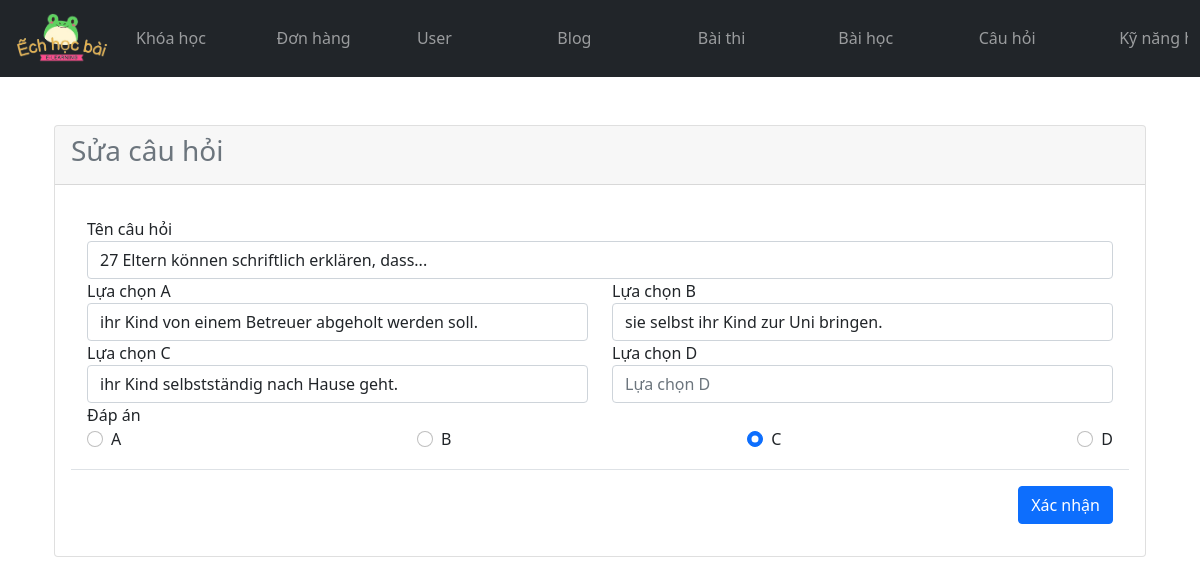
Screenshot of /admin_update_question.php?id=1 with the database file from the repository.
### tables this page shows
CREATE TABLE `cauhoi` (
  `id` int(10) UNSIGNED NOT NULL,
  `name` varchar(255) NOT NULL,
  `answer_a` varchar(255) NOT NULL,
  `answer_b` varchar(255) NOT NULL,
  `answer_c` varchar(255) DEFAULT NULL,
  `answer_d` varchar(255) DEFAULT NULL,
  `answer` varchar(10) NOT NULL,
  `created_at` timestamp NULL DEFAULT NULL,
  `updated_at` timestamp NULL DEFAULT NULL
);

### admin_update_question.php (the view, shortened to what this page needs)
<?php
@include 'config.php';
$id = isset($_GET['id']) ? intval($_GET['id']) : 0;
$result = mysqli_query($conn,'SELECT * FROM cauhoi WHERE id = '.$id);
$row = mysqli_fetch_assoc($result);
?>
<!DOCTYPE html>
<html lang="en">
<head>
    <link rel="stylesheet" href="https://cdnjs.cloudflare.com/ajax/libs/font-awesome/6.5.1/css/all.min.css" />
    <link href="https://cdn.jsdelivr.net/npm/bootstrap@5.0.2/dist/css/bootstrap.min.css" rel="stylesheet">
    <link rel="stylesheet" href="./public/css/admin.css">
    <link href="https://cdn.jsdelivr.net/npm/sweetalert2@11.10.3/dist/sweetalert2.min.css" rel="stylesheet">
<link href="https://cdn.jsdelivr.net/npm/select2@4.1.0-rc.0/dist/css/select2.min.css" rel="stylesheet" />
</head>
<body>
<?php include 'header_admin.php'; ?>
<div class="container">
<div class="container-fluid mt-5">
    <div class="card">
        <div class="card-header">
            <h1 class="h3 mb-2 text-secondary">Sửa câu hỏi</h1>
        </div>
        <div class="card-body">
            <form class="change-question" data-id="<?=$id;?>">
                <div class="modal-body">
                    <div class="form-group">
                        <label for="name">Tên câu hỏi</label>
                        <input type="text" name="name" id="name" class="form-control" value="<?= $row['name'] ?>" placeholder="Câu hỏi" required>
                    </div>
                    <div class="row">
                        <div class="col-lg-6">
                            <div class="form-group">
                                <label for="answer_a">Lựa chọn A</label>
                                <input type="text" name="answer_a" id="answer_a" value="<?= $row['answer_a'] ?>" class="form-control" placeholder="Lựa chọn A" required>
                            </div>
                        </div>
                        <div class="col-lg-6">
                            <div class="form-group">
                                <label for="answer_b">Lựa chọn B</label>
                                <input type="text" name="answer_b" id="answer_b" value="<?= $row['answer_b'] ?>" class="form-control" placeholder="Lựa chọn B" required>
                            </div>
                        </div>
                        <div class="col-lg-6">
                            <div class="form-group">
                                <label for="answer_c">Lựa chọn C</label>
                                <input type="text" name="answer_c" id="answer_c" value="<?= $row['answer_c'] ?>" class="form-control" placeholder="Lựa chọn C">
                            </div>
                        </div>
                        <div class="col-lg-6">
                            <div class="form-group">
                                <label for="answer_d">Lựa chọn D</label>
                                <input type="text" name="answer_d" id="answer_d" value="<?= $row['answer_d'] ?>" class="form-control" placeholder="Lựa chọn D">
                            </div>
                        </div>
                    </div>
                    <div class="form-group">
                        <label for="name">Đáp án</label>
                        <div class="d-flex justify-content-between align-items-center">
                            <div class="form-check">
                                <input class="form-check-input" type="radio" name="answer" value="A" id="flexRadioDefaultA" <?= $row['answer'] == 'A' ? 'checked' : ''?>>
                                <label class="form-check-label" for="flexRadioDefaultA">
                                    A
                                </label>
                            </div>
                            <div class="form-check">
                                <input class="form-check-input" type="radio" name="answer" value="B" id="flexRadioDefaultB" <?= $row['answer'] == 'B' ? 'checked' : ''?>>
                                <label class="form-check-label" for="flexRadioDefaultB">
                                    B
                                </label>
                            </div>
                            <div class="form-check">
                                <input class="form-check-input" type="radio" name="answer" value="C" id="flexRadioDefaultC" <?= $row['answer'] == 'C' ? 'checked' : ''?>>
                                <label class="form-check-label" for="flexRadioDefaultC">
                                    C
                                </label>
                            </div>
                            <div class="form-check">
                                <input class="form-check-input" type="radio" name="answer" value="D" id="flexRadioDefaultD" <?= $row['answer'] == 'D' ? 'checked' : ''?>>
                                <label class="form-check-label" for="flexRadioDefaultD">
                                    D
                                </label>
                            </div>
                        </div>
                    </div>
                </div>
                <div class="modal-footer">
                    <button type="submit" class="btn btn-primary">Xác nhận</button>
                </div>
            </form>
        </div>
    </div>
</div>
</div>
</body>
</html>

### rows the page displays
cauhoi: name "27 Eltern können schriftlich erklären, dass...", answer_a "ihr Kind von einem Betreuer abgeholt werden soll.", answer_b "sie selbst ihr Kind zur Uni bringen.", answer_c "ihr Kind selbstständig nach Hause geht.", answer "☐ A", answer "☐ B", answer "☑ C", answer "☐ D"
